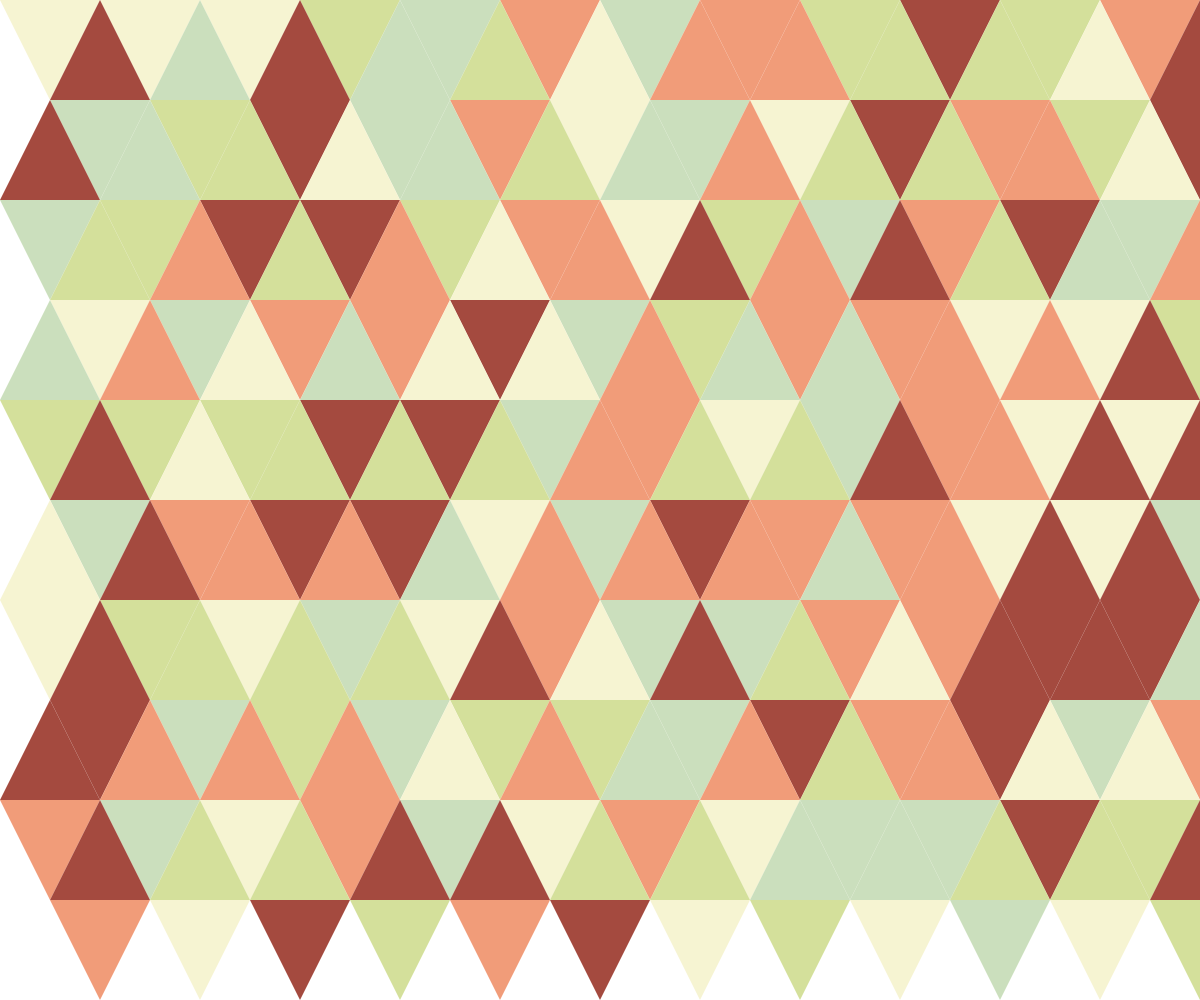
Frame 1 (no input)
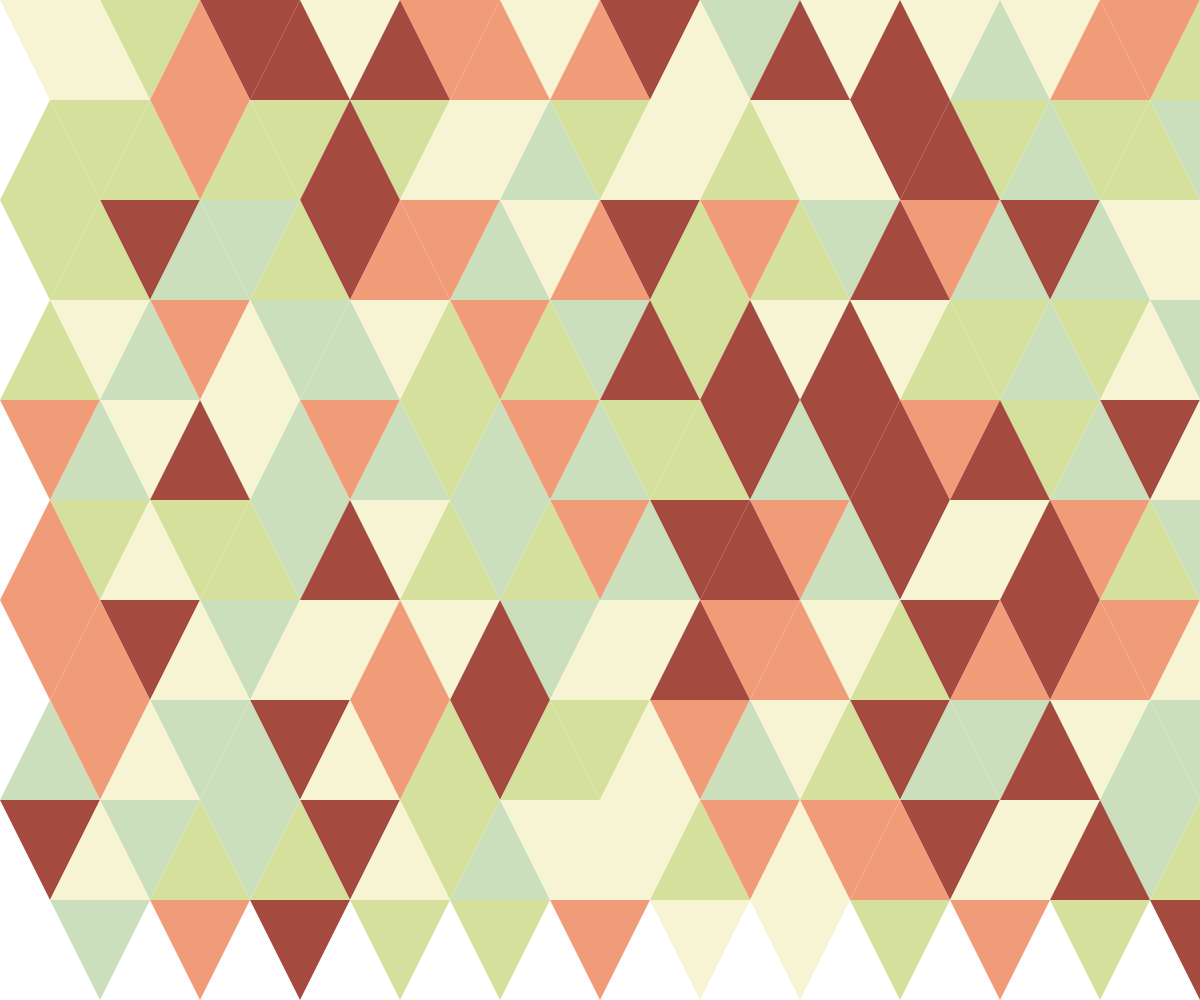
Frame 2 (the mouse pressed at the canvas centre, redrawn once)

The p5.js sketch that drew these frames (run headless with seeded random() and noise() and a simulated clock; the mouse was pressed at the canvas centre and the sketch redrawn once):

// p5.js sketch
// ── sketch.js
"use strict";

const palette = ["#D4E09B", "#F6F4D2", "#CBDFBD", "#F19C79", "#A44A3F"];

//==========
// p5.js

function setup(){
	createCanvas(windowWidth, windowHeight);
	angleMode(DEGREES);
	//rectMode(CENTER);
	noLoop();
}

function draw(){

	background(255);
	noStroke();

	let size = 100;
	let rows = height / size;
	let cols = width / size;

	for(let r=0; r<rows; r++){
		for(let c=0; c<cols; c++){
			let x = c * size;
			let y = r * size;
			if(r%2 == 0){
				drawDiamond(x, y, size);
			}else{
				drawDiamond(x+size/2, y, size);
			}
		}
	}
}

function drawDiamond(x, y, s){

	fill(getColor());
	triangle(x, y, x+s, y, x+s/2, y-s);
	fill(getColor());
	triangle(x, y, x+s, y, x+s/2, y+s);
}

function getColor(){
	let c = floor(random(palette.length));
	return palette[c];
}
